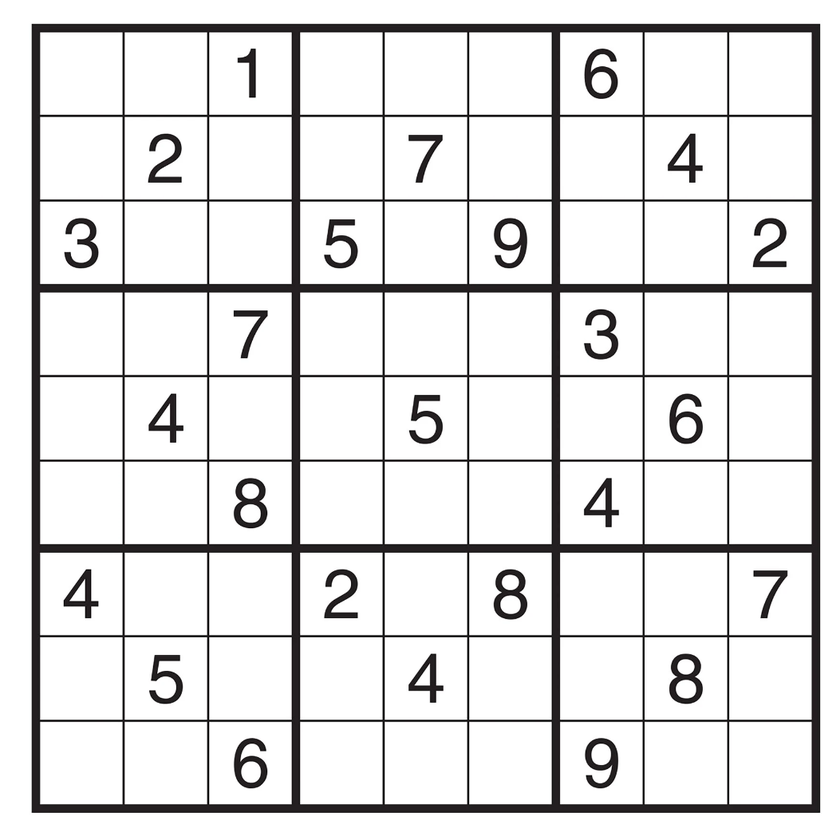
#> input picture images/Sudoku.PNG, 840 x 840 px, shrunk from 1053 x 1053 before the run
$ jupyter execute hw2_ID_ID.ipynb   (shell and % lines are left out)
#> lines starting #> are read from the running program, lines starting #| are printed output that depends on the picture; after the words box and inside, x2 and y2 are one past the last pixel; in counts of white or black regions, pixels touching at a corner belong together
# <span style="color:blue"> Computer Vision — Spring 2026

## Exercise 2

**Deadline:** May 6, 17:00. \
If you need more time, please send a private Piazza message letting me know that you'll submit late. An extension of up to 1 week is automatically approved.

---

In this exercise, you will implement:

1. Straight line detection from image features using Hough Transform.
2. Various feature matching.
3. Computing depth from rectified images.

## Submission guidelines

1. Your submission should include the following files:
   - `hw2_<ID>_<ID>.ipynb` \
     Replace \<ID\> with your ID number(s).
3. Use Jupyter Notebook.
4. Submit this assignment in pairs (no triplets, singles ok).
   * One student should submit the homework, and the other should not submit anything.
   * If you are not the one submitting, make sure that your collaborator indeed submits!
5. **Check that your solution is properly displayed in the last cell!**

## Read the following instructions carefully

1. Write **efficient vectorized** code.
2. You are responsible for the correctness of your code and should add as many tests as you see fit.
3. Use `Python 3` and `NumPy 1.3.2` or above. Before submitting the exercise, restart the kernel and run the notebook from start to finish to make sure everything works.
4. You are allowed to use functions and methods from the [Python Standard Library](https://docs.python.org/3/library/) and [NumPy](https://www.numpy.org/devdocs/reference/) only. Any other imports are forbidden unless provided by us.
5. Your code must run without errors. **Code that fails to run will not be graded.**
6. Document your code properly.

## Honor Code
The assignment is a basic tool for learning the material. You can probably find the solution on the web, but then you will not learn anything from it.
You are more than welcome to discuss the assignment with your friends, but you are not allowed to give your code or answers and you are not allowed to use their code or answers.
Feel free to use AI, but you are expected to understand every piece of code that you submit. Please re-read the course's AI policy.
Remember — you take this course in order to learn. Also, the final exam will contain a lot of material from the assignments. 😀

### I declair that I respcet the honor code, and that I understand the course's plagiarism policy and AI policy.
<span style="color:red"> \<Add your names here\>

[cell 1]
import cv2
import matplotlib.pyplot as plt
import numpy as np
from scipy.linalg import null_space

plt.rcParams['figure.figsize'] = (8.0, 8.0) # set default size of plots
plt.rcParams['image.cmap'] = 'gray'

import platform
print("Python version: ", platform.python_version())
print("Numpy version: ", np.__version__)

[cell 2]
from pathlib import Path

# All images live in the images/ subfolder
example_image_path = Path("images/Sudoku.PNG")
example_img = cv2.imread(str(example_image_path), cv2.IMREAD_GRAYSCALE)
#> example_img: shape (840, 840); min 0, max 255, mean 226.1

if example_img is None:
    print(f"Could not load image: {example_image_path}")
else:
    print(f"Loaded image: {example_image_path}, shape={example_img.shape}")
#| Loaded image: images/Sudoku.PNG, shape=(840, 840)

# Available images:
#   images/Sudoku.PNG, images/Crosswalk.jpg, images/linesOnTheRoadGray.jpg
#   images/view0.tif, images/view6.tif, images/view1.tif, images/view5.tif

## <span style="color:blue">Section A: Detect Straight Lines </span>

In this part you will use the set of edge points to detect straight lines in an image.\
The input will consist of edge points computed by the Canny edge detector - you can use the implementation of CV2, which is demonstrated below.\
The output will be a set of straight lines in the image. There are two main methods to compute straight lines from such input: the Hough transform and RANSAC. You will implement the Hough transform.

**Hough transform**\
Every 2D line, $\ell$, can be represented by 2 parameters: $r$ and $\theta$ where all points on the line satisfy $r= x\cos\theta + y\sin\theta$.
Let $P_0=(x_0,y_0)$ be the intersection of a normal to $\ell$ from the origin.
The distance between $P_0$ and the origin is given by $r$ and the angle between the normal and the $x$ axis is given by $\theta$.

**Your goal:**     Write the following function\
`straight_lines(image_file, resolution_r, resolution_ang, min_num_points, display, ...)`\
You may add other parameters; make sure to give them default values.


To do so, you need to also define the following functions.
You may add parameters to the functions, as long as you provide clear explanations of their purpose.

[cell 3]
# Input: a set of edge points (or corners), and the resolution of the distance and angles.
# Output: the Hough matrix (H) containing votes for lines represented by r and theta.

def H_matrix(L_points, resolution_r, resolution_ang):
    # TODO: student implementation
    raise NotImplementedError


# Input: The Hough matrix H, and a threshold for the minimal number of points on the line.
# Output: a list of triplets (r, theta, num_points) where
# num_points is the number of points on that line.

def list_lines(H, min_num_points):
    # TODO: student implementation
    raise NotImplementedError


# Display the detected lines in red - overlaid on the original image
def display_lines(im, lines):
    # TODO: student implementation
    raise NotImplementedError

[cell 4]
# Now use the above functions to implement
def straight_lines(image_file, resolution_r, resolution_ang, min_num_points, display):
    # TODO: student implementation
    raise NotImplementedError

[cell 5]
# Here is an example of how to draw a red line
# between (x1, y1) and (x2, y2) on a gray level image, img
# The first step is to create a color image from img.

img = np.random.randint(0, 256, size=(50, 50), dtype=np.uint8)
x1, y1 = 10, 20
x2, y2 = 15, 40
thickness = 2

color_image = np.dstack([img, img, img])
cv2.line(color_image, (x1, y1), (x2, y2), (255, 0, 0), thickness)

plt.imshow(color_image)
plt.axis('off')
plt.show()
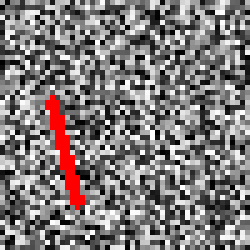
#> shown: shape (50, 50, 3) (shown 5 times larger); mean R, G, B 128.8, 122.6, 122.6

[cell 6]
# Here is an example of how to use the CV2 Canny edge detector.
# You can play with the parameters to achieve desired results.

img = cv2.imread(str(Path("images/Sudoku.PNG")), cv2.IMREAD_GRAYSCALE)
assert img is not None, "file could not be read, check with os.path.exists()"

edges = cv2.Canny(img, 250, 500, 5)
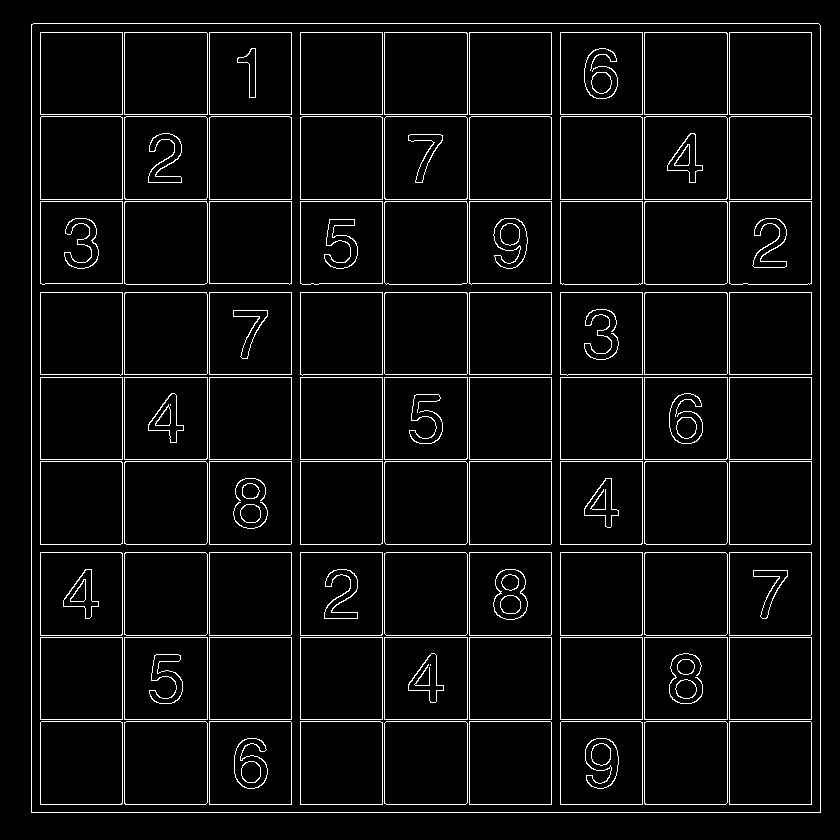
#> edges: shape (840, 840); 5.1% white in thin lines or dots, all inside (x1, y1, x2, y2) = (31, 23, 821, 813)

plt.rcParams['figure.figsize'] = (16.0, 16.0)
f, (ax1, ax2) = plt.subplots(1, 2, sharex='col', sharey='row')

ax1.imshow(img), ax1.set_title('Original Image')
ax2.imshow(edges), ax2.set_title('Edge Image')
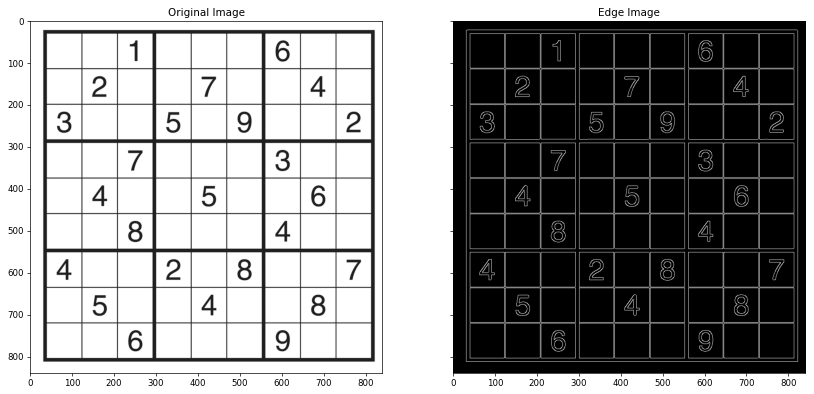
#> figure drawn by matplotlib, 2 panels

**Apply and answer**

1. Generate a synthetic image to test your Hough Transform algorithm. \
   Submit the image as well as the results.

2. Apply your algorithm to the following images: Crosswalk, linesOnTheRoadGray, Sudoku. \
   Choose an appropriate set of parameters; you might need different parameters for each image. Don't forget to display the results.

3. **Answer**: How the resolutions of $r$ and $\theta$ affect the results? Display images that demonstarte your answer.

4. Choose one image and **answer**: how many straight lines did you find with more than 50 points? Display these lines on the image.

5. Suggest an algorithm to compute the length of lines in the image. Describe the algorithm without implementing it.

6. Suggest three applications that use the results of straight line detection in an image.

[cell 7]
# [7 lines of commented-out code are left out]

## <span style="color:blue">Section B: Patch Matching </span>
**In this part you will match interest points across two images.**

There are two functions between vectors $v$ and $u$ that you will consider:\
a. Distance: Sum of Square Distance (SSD). That is,  $SSD(u,v)=(u-v)\cdot(u-v)$.\
b. Similarity: Normalized Cross Correlation (NCC). That is,  $NCC(u,v)={u\cdot v \over ||u||||v||}$.

The patch descriptor:
1. A vector with the pixels' grey level.
2. A histogram (30 bins) of the pixels' grey level.
3. A vector with the pixels' gradient strength.
4. A histogram (30 bins) of the pixels' gradient strength.

[cell 8]
# Implement the following functions:

# Input: two vectors
# Output: distance (scalar) between two patches
def SSD(patch_descr_1, patch_descr_2):
    # TODO: student implementation
    raise NotImplementedError


# Input: two vectors
# Output: normalized cross correlation (scalar) between two patches
def NCC(patch_descr_1, patch_descr_2):
    # TODO: student implementation
    raise NotImplementedError


# For the following, im is an image, p is a pixel location, size is the patch size.
# Output: a descriptor vector
# You can use the histogram function of open cv or numpy

def patch_from_im(im, p, size):
    # TODO: student implementation
    raise NotImplementedError


def hist_patch_im(im, p, size):
    # TODO: student implementation
    raise NotImplementedError


def gradient(im, p, size):
    # TODO: student implementation
    raise NotImplementedError


def hist_gradient(im, p, size):
    # TODO: student implementation
    raise NotImplementedError

**Apply and answer**

1. Compute the corners in a pair of images (e.g., `images/view0.tif` and `images/view6.tif`).
2. Experiment with 3 ways to perform the matching:
   1. Choose up to 2000 of the strongest corners (you can use fewer) and find a matching between the corners in the pair of images.
      - Choose a fixed scale and use it to define a patch around each corner.
      - To display the matching, use the function `cv2.hconcat([im1, im2])`, which concatenates two images horizontally, and then draw lines as described in the previous section.
   2. Use up to 4000 of the strongest corners (you can use fewer) in each image and use the matching only between corners that have approximately the same y-coordinate (up to a threshold). The `images` folder contains pairs of rectified images.
   3. Use the ratio between the best and second best matches to find good matches.
      - You can use NCC or SSD on the desriptor of your choice.
      - You can either apply or not apply the $y$-coordinate constraint (B).
      - **Present** examples that demonstrate the effectiveness of using the ratio.
3. Study the differences between the various descriptors and also the use of SSD or NCC.
   - **Present**  examples that demonstrate your findings.
4. Identify incorrect pairs of matched points.
   **Mark and display** for cases (A), (B), and (C) a pair of incorrectly matched points.
   **Answer:**
   - In which of the 3 cases are there more incorrect matches?
   - What may be the reason for the incorrect matches?
5. In which regions of the scene were most of the reliable matches found?

[cell 9]
# [7 lines of commented-out code are left out]

**Implementation details**

You can compute the NCC or SSD patch by patch. This will probably take longer than using matrix multiplications via NumPy.

Using matrices:
1. Generate a 1D vector from each descriptor.
2. Generate a matrix $M_1$:  rows  are  the descriptors of img1.
3. Generate a matrix $M_2$:  columns  are  the descriptors of img2.
4. Use `M = np.matmul(M_1,M_2)` or the shorthand `M = M_1 @ M_2` to multiple the matrices.
   * what is the value in $M(i,j)$?
5. Think of how to normalize `M` for NCC calculation, and how to use `M` for SSD calculation. \
Hint: consider the formula for $(a-b)^2$.

You can change the functions `SSD()` and `NCC()` above to use your vectorized implementation (i.e., their inputs should be matrices instead of vectors, where each column is one descriptor).

## <span style="color:blue">Section C: Extracting 3D Structure</span>

In this part you will compute the 3D structure from a pair of rectified images.

**Input:**
1. A pair of two rectified images, $im1$ and $im2$ (e.g., `images/view1.tif` and `images/view5.tif`).
2. A window size $(s_x,s_y$).
3. Disparity range $(d_{min},d_{max})$ (see below).

**Output:**
1. A matrix, $D$ with the disparity map for the left image.
2. Three matrices X, Y, Z with the x, y, z-coordinates of each pixel in the left image. Assign zero for pixels for which the disparity was not computed.

Note: all matrices $im1, im2, D, X, Y, Z$ have the same dimensions.

**Instructions:**
1. Your code should assume a pair of rectified images as input. You can use `images/view1.tif` and `images/view5.tif`.
2. Write a function that receives two rectified images, and computes dense matching along lines with the same $y$-coordinate.
    * You can use any of the descriptors from Part B. The patch size should be given as a parameter.
    * Use NCC for the similarity measure.
    * You can assume that you are given the range of disparities, $d_{min},d_{max}$ as an input. \
      For example, if  $(d_{min},d_{max})=(20,120)$ it follows that the corresponding point of  $(x,y)$ in the left image, is in the range $(x-120:x-20,y)$ in the right image.
    * Consider matching with and without order preserving.
    * List all parameters you use for your function.
    * Hints on efficient implementation are given below.
3. Write a function that computes the disparity based on (2).
    * **Display** the disparity $D$ map as an image
4. Compute the depth map using the disparity.
    * Assume that scaled focal lengths are $α_x=α_y=1$.
    * The distance between the cameras is 160mm.
    * Add to your disparity depth map the value 100, since images were cropped.
    * Display the disparity as an image.
5. Compute the matrices X,Y,Z
    * Present the object given by X,Y,Z using a 3D plot.

**Implementation**\
You can implement the computation of the similarity and the disparity directly by an exhaustive search. You can also use the idea from Part B. A more efficeint and elegant way is described below. You are welcome to try, but you do not have to.

General idea for the **vectorized solution** (you will need to fill in the gaps):
* Let $w$ and $h$ be the width and the height of the image respectively.
* First assume that the patch size is $1\times s_y$.
* Given two $1\times w$ rows, $r_1$ and $r_2$ which are corresponding rows of the two images. Compute the $w\times w$ matrix $R12=r_1^T r_2$. The values $R12(i,j)$ consists of the product of two pixels $r_1(i)\cdot r_2(j)$.
* Find a matrix that, when convolved with $R12$, will produce the correlation of the $s_y$ 1D neighborhood of $r_1(i)$ and $r_2(j)$.
* Think about how to normalize this correlation using the same ideas as in the previous section.
* Extend your solution to work for a general patch size $s_x\times s_y$. Hint: $R$ and the convolution kernels are no longer 2D matrices.
* Up to here, we considered each row seperately, hence we need to loop over all rows of the images. There is a way to do it without looping, but not in this assignemnt :)

[cell 10]
# Section C implementation area (student code)
# TODO: student implementation

###############################################################################
# IMPORTANT – Final variables for the Results Display cell.
# Define ALL of these somewhere in your notebook before running the last cell.
#
# Section A:
#   lines_on_sudoku_overlay  – colour image (H x W x 3) of Sudoku with detected lines drawn in red
#   resolution_effect        – string: how r and theta resolution affect results
#   line_length_algorithm    – string: algorithm to compute line length
#   line_detection_applications – list of 3 strings
#
# Section B:
#   match_overlay            – colour image (H x (W1+W2) x 3) showing matches between view0 & view6
#   match_overlay_y          – same as above but with y-coordinate constraint
#   matching_analysis        – string: analysis of incorrect matches
#   reliable_match_regions   – string: where reliable matches are found
#
# Section C:
#   disparity_map            – 2D array (H x W) disparity values
#   depth_map                – 2D array (H x W) depth values
###############################################################################

## Simple Submission Flow

1. Implement your code in Section A, Section B, and Section C cells.
2. Define the final variables listed below.
3. Run `Results Display` (last cell).
4. Submit this notebook (results are displayed at the end).

## Final Variables to Display

Define these variables in your notebook code. The last cell reads them directly.

**Section A – Hough Transform:**
- `lines_on_sudoku_overlay` – colour image (H x W x 3) of Sudoku with detected lines drawn in red
- `resolution_effect` (short text - answer to Q3)
- `line_length_algorithm` (short text - answer to Q5)
- `line_detection_applications` (list of 3 strings - answer to Q6)

**Section B – Patch Matching:**
- `match_overlay` – colour image showing matches between view0 & view6 (no y-constraint)
- `match_overlay_y` – colour image showing matches with y-coordinate constraint
- `matching_analysis` (short text - answer to Q4)
- `reliable_match_regions` (short text - answer to Q5)

**Section C – Stereo Depth:**
- `disparity_map` (2D array)
- `depth_map` (2D array)

## Final Results Display

[cell 11]
import numpy as np
import matplotlib.pyplot as plt


def _show_text(name, value):
    if value is None:
        print(f"  {name}: MISSING")
    else:
        print(f"  {name}: {value}")


def _show_image(name, value, figsize=(6, 5)):
    if value is None:
        print(f"  {name}: MISSING")
        return
    arr = np.asarray(value)
    print(f"  {name}: shape={arr.shape}, dtype={arr.dtype}")
    plt.figure(figsize=figsize)
    if arr.ndim == 2:
        plt.imshow(arr, cmap="gray")
    else:
        plt.imshow(arr)
    plt.title(name)
    plt.axis("off")
    plt.show()


# ==================== Section A ====================
print("=" * 60)
print("Section A - Hough Transform")
print("=" * 60)
_show_image("lines_on_sudoku_overlay",
            globals().get("lines_on_sudoku_overlay", None))
_show_text("resolution_effect",
           globals().get("resolution_effect", None))
_show_text("line_length_algorithm",
           globals().get("line_length_algorithm", None))
_show_text("line_detection_applications",
           globals().get("line_detection_applications", None))

# ==================== Section B ====================
print("\n" + "=" * 60)
print("Section B - Patch Matching")
print("=" * 60)
_show_image("match_overlay",
            globals().get("match_overlay", None), figsize=(14, 5))
_show_image("match_overlay_y",
            globals().get("match_overlay_y", None), figsize=(14, 5))
_show_text("matching_analysis",
           globals().get("matching_analysis", None))
